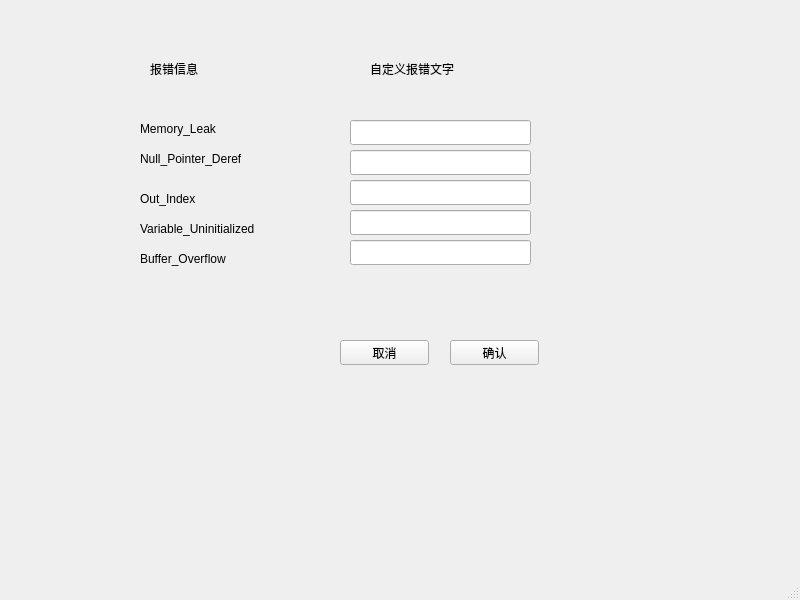
<?xml version="1.0" encoding="UTF-8"?>
<ui version="4.0">
 <class>ErrorInformation</class>
 <widget class="QMainWindow" name="ErrorInformation">
  <property name="geometry">
   <rect>
    <x>0</x>
    <y>0</y>
    <width>800</width>
    <height>600</height>
   </rect>
  </property>
  <property name="windowTitle">
   <string>MainWindow</string>
  </property>
  <widget class="QWidget" name="centralwidget">
   <widget class="QPushButton" name="cancel_button">
    <property name="geometry">
     <rect>
      <x>340</x>
      <y>340</y>
      <width>89</width>
      <height>25</height>
     </rect>
    </property>
    <property name="text">
     <string>取消</string>
    </property>
   </widget>
   <widget class="QLabel" name="label_3">
    <property name="geometry">
     <rect>
      <x>140</x>
      <y>120</y>
      <width>111</width>
      <height>17</height>
     </rect>
    </property>
    <property name="text">
     <string>Memory_Leak</string>
    </property>
   </widget>
   <widget class="QLabel" name="label_5">
    <property name="geometry">
     <rect>
      <x>140</x>
      <y>190</y>
      <width>111</width>
      <height>17</height>
     </rect>
    </property>
    <property name="text">
     <string>Out_Index</string>
    </property>
   </widget>
   <widget class="QLabel" name="label_6">
    <property name="geometry">
     <rect>
      <x>140</x>
      <y>220</y>
      <width>151</width>
      <height>17</height>
     </rect>
    </property>
    <property name="text">
     <string>Variable_Uninitialized</string>
    </property>
   </widget>
   <widget class="QLabel" name="label_4">
    <property name="geometry">
     <rect>
      <x>140</x>
      <y>150</y>
      <width>151</width>
      <height>17</height>
     </rect>
    </property>
    <property name="text">
     <string>Null_Pointer_Deref</string>
    </property>
   </widget>
   <widget class="QLabel" name="label">
    <property name="geometry">
     <rect>
      <x>150</x>
      <y>60</y>
      <width>67</width>
      <height>17</height>
     </rect>
    </property>
    <property name="text">
     <string>报错信息</string>
    </property>
   </widget>
   <widget class="QLabel" name="label_2">
    <property name="geometry">
     <rect>
      <x>370</x>
      <y>60</y>
      <width>111</width>
      <height>17</height>
     </rect>
    </property>
    <property name="text">
     <string>自定义报错文字</string>
    </property>
   </widget>
   <widget class="QLineEdit" name="lineEdit_1">
    <property name="geometry">
     <rect>
      <x>350</x>
      <y>120</y>
      <width>181</width>
      <height>25</height>
     </rect>
    </property>
   </widget>
   <widget class="QPushButton" name="ok_button">
    <property name="geometry">
     <rect>
      <x>450</x>
      <y>340</y>
      <width>89</width>
      <height>25</height>
     </rect>
    </property>
    <property name="text">
     <string>确认</string>
    </property>
   </widget>
   <widget class="QLineEdit" name="lineEdit_2">
    <property name="geometry">
     <rect>
      <x>350</x>
      <y>150</y>
      <width>181</width>
      <height>25</height>
     </rect>
    </property>
   </widget>
   <widget class="QLineEdit" name="lineEdit_4">
    <property name="geometry">
     <rect>
      <x>350</x>
      <y>210</y>
      <width>181</width>
      <height>25</height>
     </rect>
    </property>
   </widget>
   <widget class="QLabel" name="label_7">
    <property name="geometry">
     <rect>
      <x>140</x>
      <y>250</y>
      <width>131</width>
      <height>17</height>
     </rect>
    </property>
    <property name="text">
     <string>Buffer_Overflow</string>
    </property>
   </widget>
   <widget class="QLineEdit" name="lineEdit_3">
    <property name="geometry">
     <rect>
      <x>350</x>
      <y>180</y>
      <width>181</width>
      <height>25</height>
     </rect>
    </property>
   </widget>
   <widget class="QLineEdit" name="lineEdit_5">
    <property name="geometry">
     <rect>
      <x>350</x>
      <y>240</y>
      <width>181</width>
      <height>25</height>
     </rect>
    </property>
   </widget>
  </widget>
  <widget class="QMenuBar" name="menubar">
   <property name="geometry">
    <rect>
     <x>0</x>
     <y>0</y>
     <width>800</width>
     <height>22</height>
    </rect>
   </property>
  </widget>
  <widget class="QStatusBar" name="statusbar"/>
 </widget>
 <resources/>
 <connections/>
</ui>
